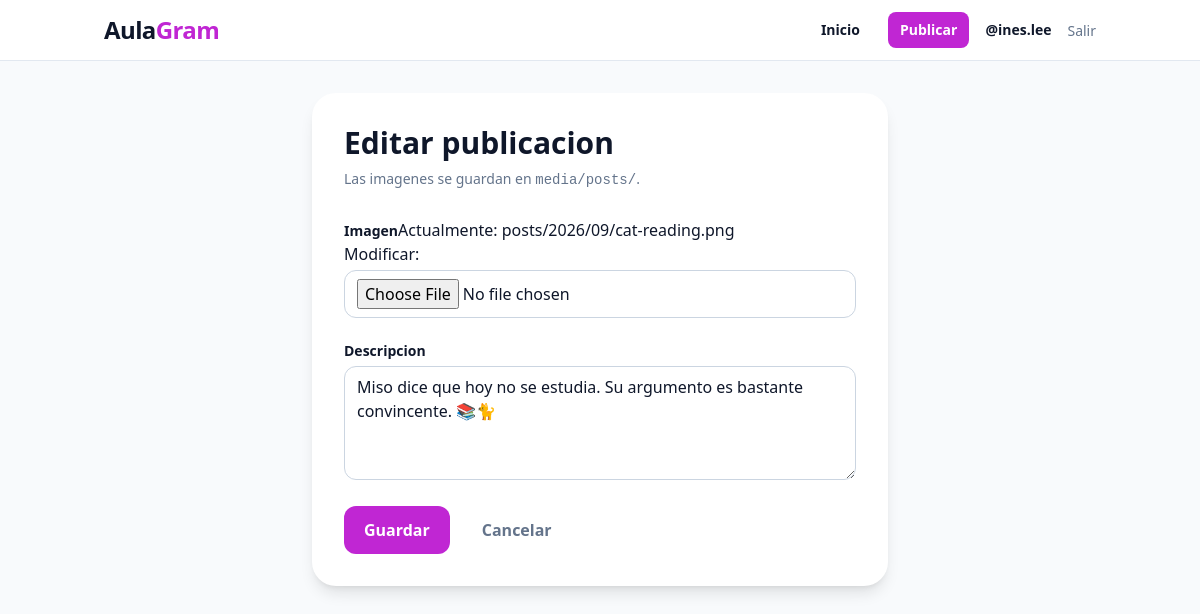
The page /publicacion/7/editar/ (signed in) on the database its author committed.
### accounts/models.py (models this page shows, shortened)
class User(AbstractUser):
    class Role(models.TextChoices):
        ADMIN = "ADMIN", "Administrador"
        CREATOR = "CREATOR", "Creador"
        MEMBER = "MEMBER", "Usuario"
    email = models.EmailField("correo electronico", unique=True)
    role = models.CharField(
        "rol", max_length=10, choices=Role.choices, default=Role.MEMBER
    )
    @property
    def can_manage_users(self):
        return self.is_superuser or self.role == self.Role.ADMIN

### posts/models.py (models this page shows, shortened)
class Post(models.Model):
    author = models.ForeignKey(
        settings.AUTH_USER_MODEL, on_delete=models.CASCADE, related_name="posts"
    )
    image = models.ImageField("imagen", upload_to="posts/%Y/%m/")
    caption = models.TextField("descripcion", max_length=2200, blank=True)
    created_at = models.DateTimeField("creada", auto_now_add=True)
    updated_at = models.DateTimeField("actualizada", auto_now=True)
    class Meta:
        ordering = ["-created_at"]
        permissions = [("moderate_post", "Puede moderar cualquier publicacion")]

### posts/views.py (the view)
# urls.py: path("publicacion/<int:pk>/editar/", views.post_edit, name="edit"),
@login_required
def post_edit(request, pk):
    post = get_object_or_404(Post, pk=pk)
    if request.user != post.author:
        raise PermissionDenied("Solo el autor puede editar esta publicacion.")
    form = PostForm(request.POST or None, request.FILES or None, instance=post)
    if request.method == "POST" and form.is_valid():
        form.save()
        messages.success(request, "Publicacion actualizada.")
        return redirect("posts:feed")
    return render(request, "posts/post_form.html", {"form": form, "title": "Editar publicacion"})

### posts/forms.py (shortened to what this page needs)
class PostForm(forms.ModelForm):
    class Meta:
        model = Post
        fields = ("image", "caption")
        widgets = {"caption": forms.Textarea(attrs={"rows": 4, "class": INPUT_CLASS})}
    def __init__(self, *args, **kwargs):
        super().__init__(*args, **kwargs)
        self.fields["image"].widget.attrs["class"] = INPUT_CLASS

### templates/posts/post_form.html (shortened to what this page needs)
{% extends "base.html" %}
{% block content %}
<div class="mx-auto max-w-xl rounded-3xl bg-white p-8 shadow-lg">
    <h1 class="text-3xl font-black">{{ title }}</h1>
    <p class="mt-2 text-sm text-slate-500">Las imagenes se guardan en <code>media/posts/</code>.</p>
    <form method="post" enctype="multipart/form-data" class="mt-7 space-y-5">
        {% for field in form %}<div><label class="text-sm font-semibold" for="{{ field.id_for_label }}">{{ field.label }}</label>{{ field }}</div>{% endfor %}
        <div class="flex gap-3"><button class="rounded-xl bg-fuchsia-600 px-5 py-3 font-bold text-white">Guardar</button><a href="{% url 'posts:feed' %}" class="rounded-xl px-5 py-3 font-semibold text-slate-500">Cancelar</a></div>
    </form>
</div>
{% endblock %}

### templates/base.html (shortened to what this page needs)
<!doctype html>
<html lang="es">
<head>
    <script src="https://cdn.tailwindcss.com"></script>
</head>
<body class="min-h-screen bg-slate-50 text-slate-900">
    <nav class="sticky top-0 z-20 border-b border-slate-200 bg-white/95 backdrop-blur">
        <div class="mx-auto flex max-w-5xl items-center justify-between px-4 py-3">
            <a href="{% url 'posts:home' %}" class="text-2xl font-black tracking-tight">
                Aula<span class="text-fuchsia-600">Gram</span>
            </a>
            {% if user.is_authenticated %}
                <div class="flex items-center gap-2 sm:gap-4">
                    <a href="{% url 'posts:feed' %}" class="rounded-lg px-3 py-2 text-sm font-semibold hover:bg-slate-100">Inicio</a>
                    <a href="{% url 'posts:create' %}" class="rounded-lg bg-fuchsia-600 px-3 py-2 text-sm font-semibold text-white hover:bg-fuchsia-700">Publicar</a>
                    <a href="{% url 'accounts:profile' user.username %}" class="text-sm font-bold">@{{ user.username }}</a>
                    <form method="post" action="{% url 'accounts:logout' %}">
                        <button class="text-sm text-slate-500 hover:text-slate-900">Salir</button>
                    </form>
                </div>
            {% endif %}
        </div>
    </nav>
    <main class="mx-auto max-w-5xl px-4 py-8">
        {% block content %}{% endblock %}
    </main>
</body>
</html>

### rows shown on the page
User: username "ines.lee"
Post: form "Miso dice que hoy no se estudia. Su argumento es bastante convincente. 📚🐈"

### other values the page prints
{{ title }} "Editar publicacion"
{{ field.label }} "Imagen" "Descripcion"
